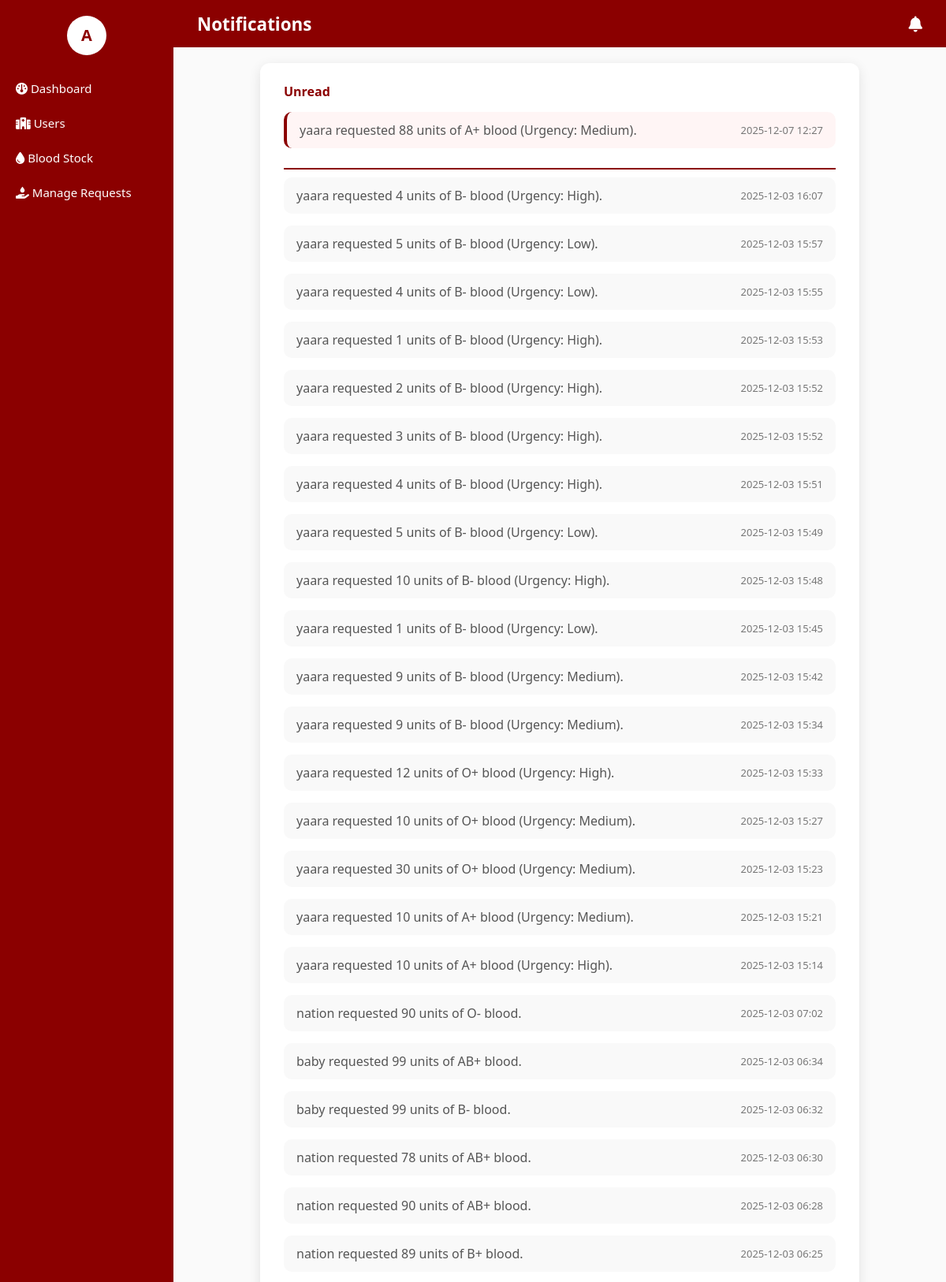
The page /dashboard/admin_notifications/ (signed in, upper part) on the database its author committed.
### blood_bank_app/models.py (models this page shows, shortened)
class AdminNotification(models.Model):
    user = models.ForeignKey(User, on_delete=models.CASCADE, null=True, blank=True)
    message = models.TextField()
    created_at = models.DateTimeField(auto_now_add=True)
    is_read = models.BooleanField(default=False)

### blood_bank_app/views.py (the view)
# urls.py: path('dashboard/admin_notifications/', views.admin_notifications, name='admin_notifications'),
@login_required
def admin_notifications(request):
    notifications = AdminNotification.objects.all().order_by('-created_at')
    unread_notifications = notifications.filter(is_read=False)
    read_notifications = notifications.filter(is_read=True)
    context = {
        'unread_notifications': unread_notifications,
        'read_notifications': read_notifications,
        'unread_count': unread_notifications.count(),
    }
    return render(request, 'dashboard/admin_notifications.html', context)

### blood_bank_app/templates/dashboard/admin_notifications.html (shortened to what this page needs)
{% extends 'dashboard/admin_base.html' %}
{% block page_title %}Notifications{% endblock %}
{% block content_admin %}
<body data-mark-read-url="{% url 'admin_notifications_mark_read' %}">
<div class="notifications-wrapper">
    {% if unread_count > 0 %}
        <div class="unread-header">
             Unread
        </div>
    {% endif %}
    {% if unread_notifications %}
        <div class="notif-section">
            {% for notif in unread_notifications %}
            <div class="notif-item unread">
                <p class="notif-message">{{ notif.message }}</p>
                <span class="notif-time">{{ notif.created_at|date:"Y-m-d H:i" }}</span>
            </div>
            {% endfor %}
        </div>
        <hr class="notif-divider">
    {% endif %}
    {% if read_notifications %}
        <div class="notif-section read-section">
            {% for notif in read_notifications %}
            <div class="notif-item read">
                <p class="notif-message">{{ notif.message }}</p>
                <span class="notif-time">{{ notif.created_at|date:"Y-m-d H:i" }}</span>
            </div>
            {% endfor %}
        </div>
    {% else %}
        {% if not unread_notifications %}
        <p class="no-notif">No notifications yet.</p>
        {% endif %}
    {% endif %}
</div>
{% endblock %}

### blood_bank_app/templates/dashboard/admin_base.html (shortened to what this page needs)
{% load static %}
<!DOCTYPE html>
<html lang="en">
<head>
    <link rel="stylesheet" href="https://cdnjs.cloudflare.com/ajax/libs/font-awesome/6.5.0/css/all.min.css">
</head>
<body>
    <div class="sidebar">
        <div class="profile-container">
            <div class="profile-icon" onclick="toggleProfile()">
                {{ request.user.username|slice:":1"|upper }}
            </div>
        </div>
        <a href="{% url 'admin_dashboard' %}"><i class="fa-solid fa-gauge"></i> Dashboard</a>
        <a href="{% url 'users' %}"><i class="fa-solid fa-hospital"></i> Users</a>
        <a href="{% url 'blood_stock_dashboard' %}"><i class="fa-solid fa-droplet"></i> Blood Stock</a>
        <a href="{% url 'manage_requests' %}"><i class="fa-solid fa-hand-holding-droplet"></i> Manage Requests</a>
    </div>
    <div class="topbar">
        <span>{% block page_title %}Admin Dashboard{% endblock %}</span>
        <div class="topbar-icons">
            <a href="{% url 'admin_notifications' %}" class="notification-icon" title="Notifications">
                <i class="fa-solid fa-bell"></i>
            </a>
        </div>
    </div>
    <div class="main-content">
        {% block content_admin %}{% endblock %}
    </div>
</body>
</html>

### blood_bank_app/templates/dashboard/admin_base.html (style rules this page uses)
body, html { margin: 0; padding: 0; font-family: 'Segoe UI', sans-serif; background: #FAFAFA; }
.sidebar { width: 220px; background-color: #8B0000; color: white; position: fixed; top: 0; bottom: 0; left: 0; padding-top: 20px; z-index: 50; }
.sidebar a { display: block; color: white; text-decoration: none; padding: 12px 20px; font-size: 15px; }
.profile-container { text-align: center; margin-bottom: 20px; position: relative; }
.profile-icon { width: 50px; height: 50px; background-color: white; color: #8B0000; border-radius: 50%; font-weight: bold; line-height: 50px; margin: 0 auto; cursor: pointer; display: flex; align-items: center; justify-content: center; font-size: 20px; }
.topbar { position: fixed; left: 220px; right: 0; top: 0; height: 60px; background-color: #8B0000; color: #fff; display: flex; justify-content: space-between; align-items: center; padding: 0 30px; font-size: 1.4em; font-weight: 600; z-index: 90; }
.topbar-icons { display: flex; align-items: center; gap: 15px; }
.notification-icon { color: #fff; font-size: 20px; position: relative; transition: transform 0.2s; }
.main-content { margin-left: 220px; padding: 80px 40px 40px 40px; min-height: calc(100vh - 60px); }
p { text-align:center; color:#555; }

### blood_bank_app/templates/dashboard/admin_notifications.html (style rules this page uses)
.notifications-wrapper { max-width: 700px; margin: 0 auto; background: #fff; border-radius: 12px; padding: 25px 30px; box-shadow: 0 4px 15px rgba(0,0,0,0.1); }
.unread-header { font-size: 16px; font-weight: 600; color: #8B0000; margin-bottom: 15px; display: flex; align-items: center; gap: 8px; }
.notif-section { display: flex; flex-direction: column; gap: 15px; }
.notif-item { border-radius: 10px; padding: 12px 16px; transition: 0.2s; display: flex; justify-content: space-between; align-items: center; }
.notif-item.unread { background-color: #fff5f5; border-left: 4px solid #8B0000; }
.notif-item.read { background-color: #f9f9f9; color: #555; }
.notif-message { margin: 0; text-align: left; flex: 1; }
.notif-time { font-size: 13px; color: #777; white-space: nowrap; margin-left: 10px; }
.notif-divider { border: none; height: 2px; background-color: #8B0000; margin: 25px 0 10px 0; }

### rows shown on the page
AdminNotification: message "yaara requested 88 units of A+ blood (Urgency: Medium).", created_at "2025-12-07 12:27"
AdminNotification: message "yaara requested 4 units of B- blood (Urgency: High).", created_at "2025-12-03 16:07"
AdminNotification: message "yaara requested 5 units of B- blood (Urgency: Low).", created_at "2025-12-03 15:57"
AdminNotification: message "yaara requested 4 units of B- blood (Urgency: Low).", created_at "2025-12-03 15:55"
AdminNotification: message "yaara requested 1 units of B- blood (Urgency: High).", created_at "2025-12-03 15:53"
AdminNotification: message "yaara requested 2 units of B- blood (Urgency: High).", created_at "2025-12-03 15:52"
AdminNotification: message "yaara requested 3 units of B- blood (Urgency: High).", created_at "2025-12-03 15:52"
AdminNotification: message "yaara requested 4 units of B- blood (Urgency: High).", created_at "2025-12-03 15:51"
AdminNotification: message "yaara requested 5 units of B- blood (Urgency: Low).", created_at "2025-12-03 15:49"
AdminNotification: message "yaara requested 10 units of B- blood (Urgency: High).", created_at "2025-12-03 15:48"
AdminNotification: message "yaara requested 1 units of B- blood (Urgency: Low).", created_at "2025-12-03 15:45"
AdminNotification: message "yaara requested 9 units of B- blood (Urgency: Medium).", created_at "2025-12-03 15:42"
AdminNotification: message "yaara requested 9 units of B- blood (Urgency: Medium).", created_at "2025-12-03 15:34"
AdminNotification: message "yaara requested 12 units of O+ blood (Urgency: High).", created_at "2025-12-03 15:33"
AdminNotification: message "yaara requested 10 units of O+ blood (Urgency: Medium).", created_at "2025-12-03 15:27"
AdminNotification: message "yaara requested 30 units of O+ blood (Urgency: Medium).", created_at "2025-12-03 15:23"
AdminNotification: message "yaara requested 10 units of A+ blood (Urgency: Medium).", created_at "2025-12-03 15:21"
AdminNotification: message "yaara requested 10 units of A+ blood (Urgency: High).", created_at "2025-12-03 15:14"
AdminNotification: message "nation requested 90 units of O- blood.", created_at "2025-12-03 07:02"
AdminNotification: message "baby requested 99 units of AB+ blood.", created_at "2025-12-03 06:34"
AdminNotification: message "baby requested 99 units of B- blood.", created_at "2025-12-03 06:32"
AdminNotification: message "nation requested 78 units of AB+ blood.", created_at "2025-12-03 06:30"
AdminNotification: message "nation requested 90 units of AB+ blood.", created_at "2025-12-03 06:28"
AdminNotification: message "nation requested 89 units of B+ blood.", created_at "2025-12-03 06:25"

### other values the page prints
{{ request.user.username|slice:":1"|upper }} "A"
